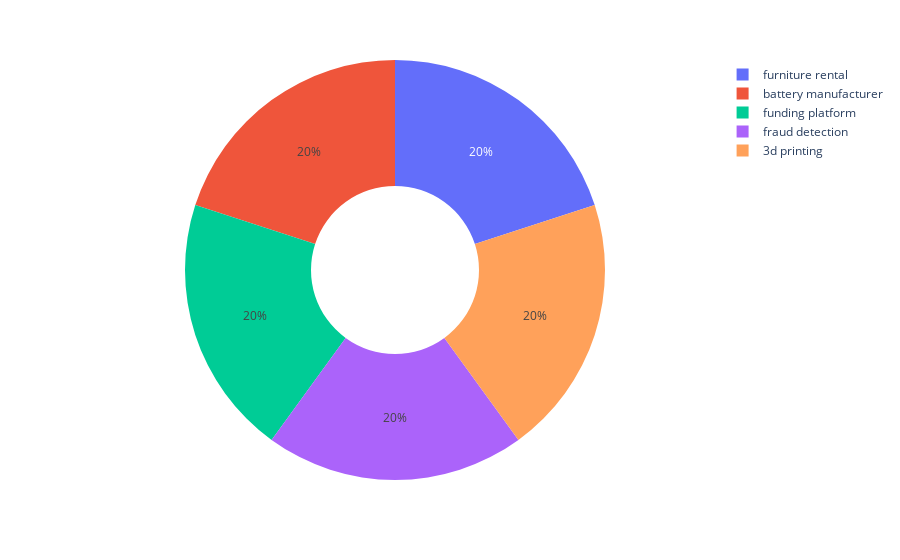

The notebook cell this image was saved under:
### Code cell
# Group the DataFrame by the 'Stage' column and count the occurrences of each stage
Sector_counts = df.groupby('Sector')['Amount'].count().reset_index()

# Sort the counts in descending order and select the top 5 values
Sector_counts = Sector_counts.sort_values(by='Amount', ascending=False).tail(5)

# Create the donut chart
fig = px.pie(Sector_counts, values='Amount', names='Sector', hole=.4)

fig.show()

### Figure 1 — Plotly figure (JSON) as saved in the notebook; plotly's stock layout.template omitted (floating-point values rounded to 4 significant figures)
{"data": [{"domain": {"x": [0, 1], "y": [0, 1]}, "hole": 0.4, "hovertemplate": "Sector=%{label}<br>Amount=%{value}<extra></extra>", "labels": ["furniture rental", "battery manufacturer", "funding platform", "fraud detection", "3d printing"], "legendgroup": "", "name": "", "showlegend": true, "type": "pie", "values": [1, 1, 1, 1, 1]}], "layout": {"legend": {"tracegroupgap": 0}, "margin": {"t": 60}}}
